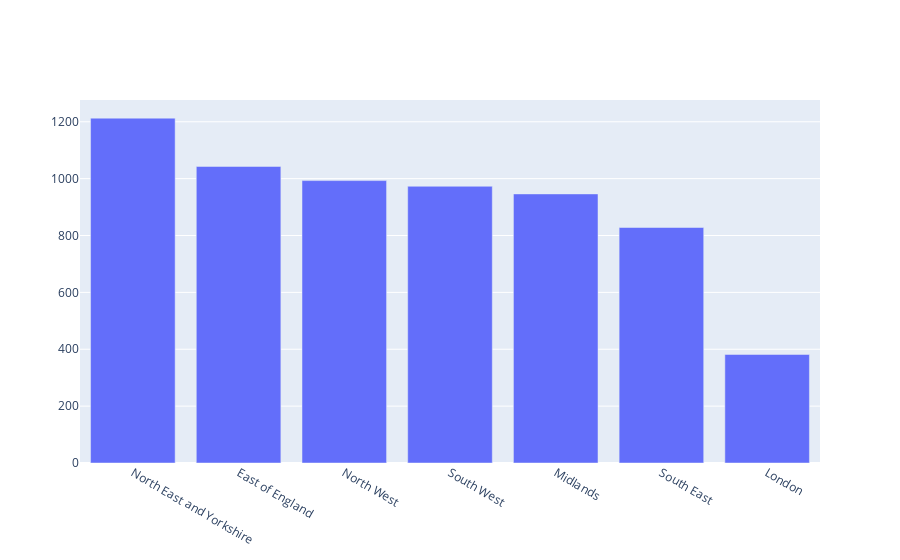

Write notebook code for a chart like this one.
### Code cell
POMI_region_code_names['region_name'] = POMI_region_code_names['region_code'].map(region_name)
Region_code_results_presc = POMI_region_code_names.sort_values(by='Pat_Presc_Use_per_10000', ascending=False)
Region_code_results_presc

data0 = go.Bar(
    x = Region_code_results_presc.region_name,
    y = Region_code_results_presc.Pat_Presc_Use_per_10000)

figure = go.Figure(data = data0)
figure.show()

### Figure 1 — Plotly figure (JSON) as saved in the notebook; plotly's stock layout.template omitted (floating-point values rounded to 4 significant figures)
{"data": [{"type": "bar", "x": ["North East and Yorkshire", "East of England", "North West", "South West", "Midlands", "South East", "London"], "y": [1213.0, 1043.0, 993.2, 973.1, 946.3, 828.1, 381.7]}], "layout": {"autosize": true, "xaxis": {"autorange": true, "range": [-0.5, 6.5], "type": "category"}, "yaxis": {"autorange": true, "range": [0, 1277.0], "type": "linear"}}}
